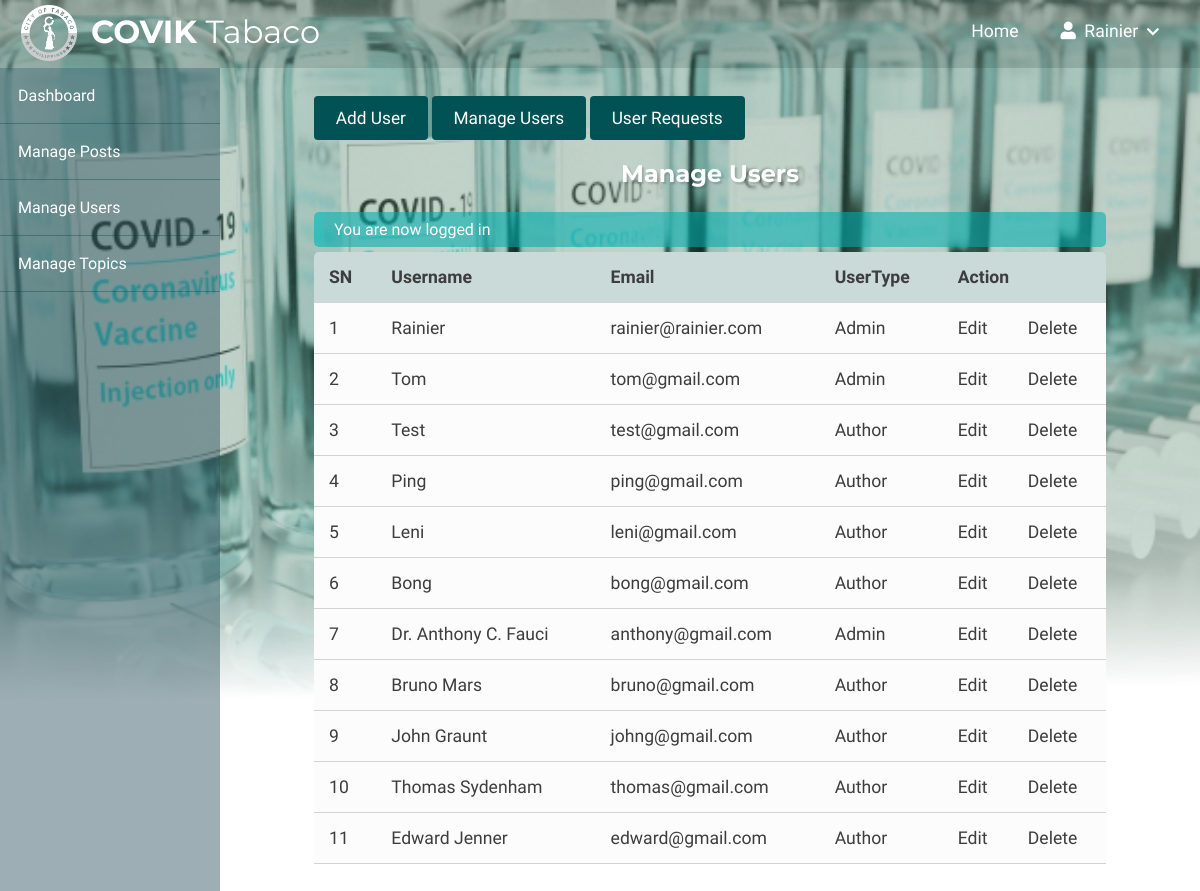
/admin/users/index.php (signed in), run on the app's committed database.
### tables this page shows
CREATE TABLE `users` (
  `id` int(11) NOT NULL,
  `admin` tinyint(4) NOT NULL,
  `fullname` varchar(255) NOT NULL,
  `username` varchar(255) NOT NULL,
  `position` varchar(255) NOT NULL,
  `department` varchar(255) NOT NULL,
  `employeeId` varchar(255) NOT NULL,
  `email` varchar(255) NOT NULL,
  `password` varchar(255) NOT NULL,
  `created_at` timestamp NOT NULL DEFAULT current_timestamp()
);

### app/controllers/users.php (called while the page is built, shortened)
<?php
include_once(ROOT_PATH . "/app/database/db.php");
$table = 'users';
$admin_users = selectAll($table, ['admin']);

### app/database/db.php (called while the page is built, shortened)
<?php
require('connect.php');
function executeQuery($sql, $data) {
     global $conn;
     $stmt = $conn->prepare($sql);
     $values = array_values($data);
     $types = str_repeat('s', count($values));
     $stmt->bind_param($types, ...$values);
     $stmt->execute();
     return $stmt;
}
function selectAll($table, $conditions = [])
{
     global $conn;
     $sql = "SELECT * FROM $table";
     if (empty($conditions)) {
          $stmt = $conn->prepare($sql);
          $stmt->execute();
          $records = $stmt->get_result()->fetch_all(MYSQLI_ASSOC);
          return $records;
     } else {
          $i = 0;
          foreach ($conditions as $key => $value) {
               if ($i === 0) {
                    $sql = $sql . " WHERE $key=?";
               } else {
                    $sql = $sql . " AND $key=?";
               }
               $i++;
          }
          $stmt = executeQuery($sql, $conditions);
          $records = $stmt->get_result()->fetch_all(MYSQLI_ASSOC);
          return $records;
     }
}

### admin/users/index.php (the view, shortened to what this page needs)
<?php include(ROOT_PATH . "/app/controllers/users.php");
?>
<!DOCTYPE html>
<html lang="en">
<head>
     <link
          rel="stylesheet"
          href="https://pro.fontawesome.com/releases/v5.10.0/css/all.css"
     />
     <link rel="stylesheet" href="../../assets/css/style.css" />
     <link rel="stylesheet" href="../../assets/css/admin.css" />
</head>
     <body class="admin-body">
          <?php include(ROOT_PATH . "/app/includes/adminHeader.php"); ?>
          <div class="admin-wrapper">
               <?php include(ROOT_PATH . "/app/includes/adminSidebar.php"); ?>
               <div class="admin-content">
                    <div class="button-group">
                         <a href="create.php" class="btn btn-big">Add User</a>
                         <a href="index.php" class="btn btn-big">Manage Users</a>
                         <a href="requests.php" class="btn btn-big">User Requests</a>
                    </div>
                    <div class="content">
                         <h2 class="page-title">Manage Users</h2>
                         <?php include(ROOT_PATH . "/app/includes/messages.php"); ?>
                         <table class="manage-users">
                              <thead class="thead">
                                   <th class="table-design">SN</th>
                                   <th class="table-design">Username</th>
                                   <th class="table-design">Email</th>
                                   <th class="table-design">UserType</th>
                                   <th class="table-design" colspan="2">Action</th>
                              </thead>
                              <tbody class="tbody">
                                   <?php foreach ($admin_users as $key => $user): ?>
                                        <tr>
                                             <td class="table-design"><?php echo $key + 1; ?></td>
                                             <td class="table-design"><?php echo $user['username']; ?></td>
                                             <td class="table-design"><?php echo $user['email']; ?></td>
                                             <?php if ($user['admin']): ?>
                                                  <td class="table-design">Admin</td>
                                             <?php else: ?>
                                                  <td class="table-design">Author</td>
                                             <?php endif; ?>
                                             <td class="table-design"><a href="edit.php?id=<?php echo $user['id']; ?>" class="edit">Edit</a></td>
                                             <td class="table-design"><a href="index.php?delete_id=<?php echo $user['id']; ?>" class="delete">Delete</a></td>
                                        </tr>
                                   <?php endforeach; ?>
                              </tbody>
                         </table>
                    </div>
               </div>
          </div>
     </body>
</html>

### assets/css/style.css (style rules this page uses)
* { box-sizing: border-box; }
html { height: 100%; padding: 0; margin: 0; font-family: "Be vietnam", sans-serif; }
body { height: 130%; padding: 0; margin: 0; background: url(../images/bg-index.png); background-repeat: no-repeat; background-size: 100%; }
h1, h2, h3, h4, h5, h6 { font-family: "Montserrat", sans-serif; color: rgb(61, 61, 61); margin: 5px; }
a { text-decoration: none; color: inherit; }
.btn { padding: 0.5rem 1rem; background: #005255; color: white; border: 1px solid transparent; border-radius: 0.25rem; font-size: 1.08em; font-family: "Be vietnam", sans-serif; }
.btn-big { padding: 0.7rem 1.3rem; line-height: 1.3rem; cursor: pointer; }
.content { width: 90%; margin: 30px auto 30px; }

### assets/css/admin.css (style rules this page uses)
html { font-family: "Be vietnam", sans-serif !important; }
.admin-body { height: 100% !important; }
.admin-wrapper { display: flex; height: calc(100% - 68px); color: white; }
.admin-wrapper .admin-content { flex: 8; height: 100%; padding: 40px 100px 100px; overflow-y: auto; }
.admin-wrapper .admin-content .button-group { margin: 0 5%; }
.admin-wrapper .page-title { color: white; text-align: center; margin-bottom: 1.5rem; text-shadow: 2px 2px 2px rgba(53, 53, 53, 0.25); }
table { width: 100%; border-collapse: collapse; border-top-left-radius: 5px; border-top-right-radius: 5px; font-size: 1.1rem; overflow: hidden; }
table .thead { background: #c9dad8; color: rgb(61,61,61); }
table .tbody { background: #fcfcfc; color: rgb(61,61,61); }
.table-design { padding: 15px; text-align: left; border-bottom: 1px solid #d3d3d3; }
@media only screen and (max-width: 1280px) { .admin-wrapper .admin-content { padding: 40px 75px 100px; } }
@media only screen and (max-width: 1225px) { .admin-wrapper .admin-content { padding: 40px 50px 100px; } }

### data on the page
users: username "Rainier", email "rainier@rainier.com", admin "Admin"
users: username "Tom", email "tom@gmail.com", admin "Admin"
users: username "Test", email "test@gmail.com", admin "Author"
users: username "Ping", email "ping@gmail.com", admin "Author"
users: username "Leni", email "leni@gmail.com", admin "Author"
users: username "Bong", email "bong@gmail.com", admin "Author"
users: username "Dr. Anthony C. Fauci", email "anthony@gmail.com", admin "Admin"
users: username "Bruno Mars", email "bruno@gmail.com", admin "Author"
users: username "John Graunt", email "johng@gmail.com", admin "Author"
users: username "Thomas Sydenham", email "thomas@gmail.com", admin "Author"
users: username "Edward Jenner", email "edward@gmail.com", admin "Author"

### other printed values
$_SESSION['username'] "Rainier"
$_SESSION['message'] "You are now logged in"
